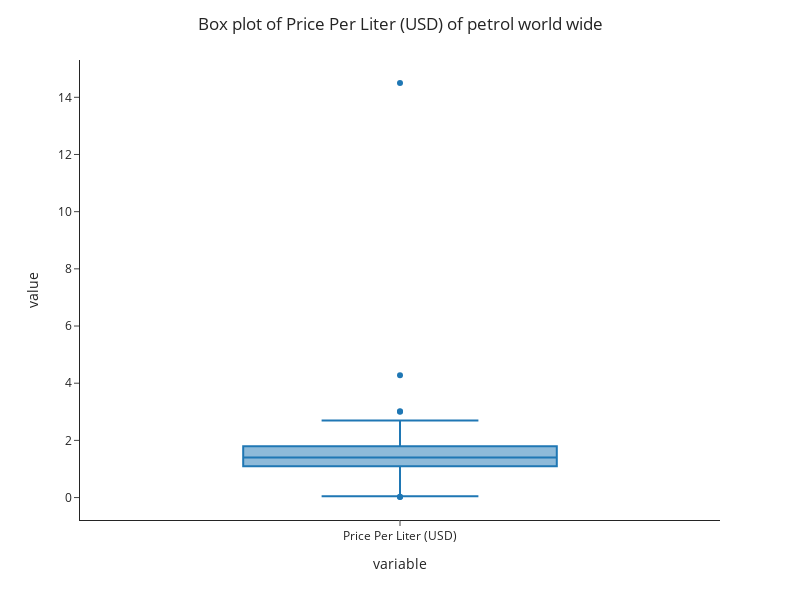

This figure's notebook cell:
### Code cell
#plt.figure(figsize=(18,12))
#sns.boxplot(df['Price Per Liter (USD)'])

fig=px.box(df['Price Per Liter (USD)'],height=600,width=800,template='simple_white')
fig.update_layout(title={'text':'Box plot of Price Per Liter (USD) of petrol world wide'},title_x=0.5)
fig.show()

### Figure 1 — Plotly figure (JSON) as saved in the notebook; plotly's stock layout.template omitted (floating-point values rounded to 4 significant figures; data arrays with more than 128 entries replaced by an {"elided": "..."} marker saying what was removed)
{"data": [{"alignmentgroup": "True", "hovertemplate": "variable=%{x}<br>value=%{y}<extra></extra>", "legendgroup": "", "marker": {"color": "#1F77B4"}, "name": "", "notched": false, "offsetgroup": "", "orientation": "v", "showlegend": false, "type": "box", "x": {"elided": "181 str values"}, "x0": " ", "xaxis": "x", "y": {"elided": "181 float values"}, "y0": " ", "yaxis": "y"}], "layout": {"boxmode": "group", "height": 600, "legend": {"tracegroupgap": 0}, "margin": {"t": 60}, "title": {"text": "Box plot of Price Per Liter (USD) of petrol world wide", "x": 0.5}, "width": 800, "xaxis": {"anchor": "y", "domain": [0, 1], "title": {"text": "variable"}}, "yaxis": {"anchor": "x", "domain": [0, 1], "title": {"text": "value"}}}}
